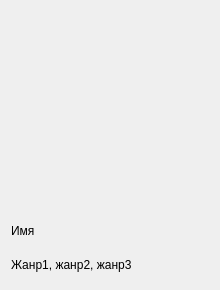
<?xml version="1.0" encoding="UTF-8"?>
<ui version="4.0">
 <class>ArtistCard</class>
 <widget class="QWidget" name="ArtistCard">
  <property name="geometry">
   <rect>
    <x>0</x>
    <y>0</y>
    <width>220</width>
    <height>290</height>
   </rect>
  </property>
  <property name="sizePolicy">
   <sizepolicy hsizetype="Fixed" vsizetype="Fixed">
    <horstretch>0</horstretch>
    <verstretch>0</verstretch>
   </sizepolicy>
  </property>
  <property name="windowTitle">
   <string>Form</string>
  </property>
  <layout class="QVBoxLayout" name="verticalLayout">
   <item>
    <widget class="QLabel" name="imageLabel">
     <property name="sizePolicy">
      <sizepolicy hsizetype="Preferred" vsizetype="Expanding">
       <horstretch>0</horstretch>
       <verstretch>0</verstretch>
      </sizepolicy>
     </property>
     <property name="maximumSize">
      <size>
       <width>200</width>
       <height>200</height>
      </size>
     </property>
     <property name="styleSheet">
      <string notr="true">border-radius: 50%</string>
     </property>
     <property name="text">
      <string notr="true"/>
     </property>
    </widget>
   </item>
   <item>
    <widget class="QLabel" name="nameLabel">
     <property name="sizePolicy">
      <sizepolicy hsizetype="Minimum" vsizetype="Minimum">
       <horstretch>0</horstretch>
       <verstretch>0</verstretch>
      </sizepolicy>
     </property>
     <property name="text">
      <string notr="true">Имя</string>
     </property>
    </widget>
   </item>
   <item>
    <widget class="QLabel" name="genresLabel">
     <property name="text">
      <string notr="true">Жанр1, жанр2, жанр3</string>
     </property>
    </widget>
   </item>
  </layout>
 </widget>
 <resources/>
 <connections/>
</ui>
